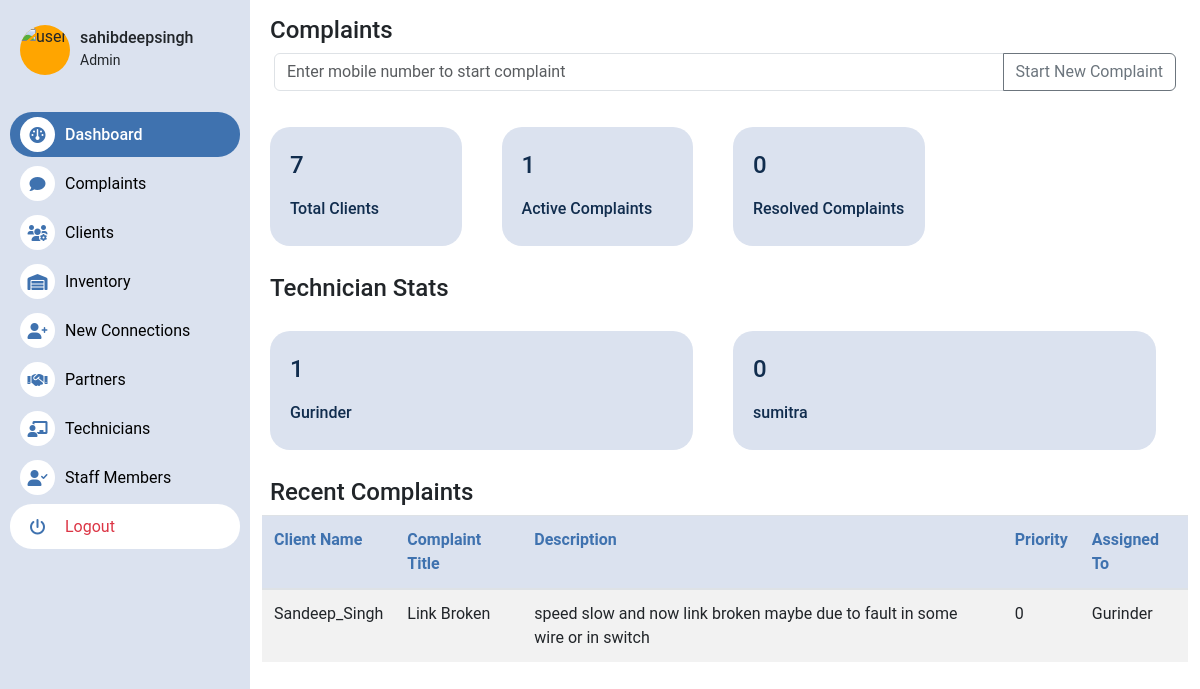
Screenshot of /complaints/ (signed in) with the database file from the repository.
### users/models.py (models this page shows, shortened)
class Technician(models.Model):
    user = models.ForeignKey(User, on_delete=models.CASCADE)
    address = models.CharField(max_length=255, blank=True, null=True)
    city = models.CharField(max_length=255, blank=True, null=True)
    state = models.CharField(max_length=255, blank=True, null=True)
    zip_code = models.CharField(max_length=10, blank=True, null=True)
    phone = models.CharField(max_length=15, blank=True, null=True)
    addhar_number = models.TextField()
    pan_number = models.TextField()
    date_joined = models.DateTimeField(auto_now_add=False, blank=True, null=True)
    date_created = models.DateTimeField(auto_now_add=True)
    partner = models.ForeignKey(Partner, on_delete=models.CASCADE, blank=True, null=True)
    def get_complaints(self):
        return Complaint.objects.filter(assigned_to=self)

class Customer(models.Model):
    user = models.ForeignKey(User, on_delete=models.CASCADE)
    address = models.CharField(max_length=255,null=True,blank=True)
    city = models.CharField(max_length=255,null=True,blank=True)
    state = models.CharField(max_length=255,null=True,blank=True)
    zip_code = models.CharField(max_length=10,null=True,blank=True)
    phone = models.CharField(max_length=15,null=True,blank=True)
    addhar_number = models.TextField(null=True,blank=True)
    pan_number = models.TextField(null=True,blank=True)
    is_active = models.BooleanField(default=False)
    is_deleted = models.BooleanField(default=False)
    is_verified = models.BooleanField(default=False)
    customer_id = models.CharField(max_length=255,default='0')
    date_joined = models.DateTimeField(auto_now_add=False, blank=True, null=True)
    date_created = models.DateTimeField(auto_now_add=True)
    partner = models.ForeignKey(Partner, on_delete=models.CASCADE, blank=True, null=True)
    devices = models.ManyToManyField('inventory.AttachedDevice', blank=True)
    connection_type = models.CharField(max_length=255, blank=True, null=True,choices=connection_choices)
    def __str__(self):
        return self.user.username

### complaints/models.py (models this page shows, shortened)
class Complaint(models.Model):
    title = models.CharField(max_length=255)
    description = models.TextField()
    priority = models.IntegerField(max_length=255)
    assigned_to = models.ForeignKey('users.Technician', on_delete=models.CASCADE)
    created_at = models.DateTimeField(auto_now_add=True)
    updated_at = models.DateTimeField(auto_now=True)
    status = models.CharField(max_length=255, default="Pending")
    resolved_at = models.DateTimeField(blank=True, null=True)
    resolved_description = models.TextField(blank=True, null=True)
    created_by = models.ForeignKey(User, on_delete=models.CASCADE)
    customer = models.ForeignKey('users.Customer', on_delete=models.CASCADE)
    partner = models.ForeignKey('users.Partner', on_delete=models.CASCADE)
    is_resolved = models.BooleanField(default=False)
    is_active = models.BooleanField(default=True)

### complaints/views.py (the view)
# urls.py: 2. Add a URL to urlpatterns:  path('', views.home, name='home')
@group_required(("Staff","Admin","Partner"))
@login_required
def home(request):
    user = request.user
    try:
        staff = StaffMember.objects.get(user=user)
        partner = staff.partner
    except:
        pass
    try:
        partner = Partner.objects.get(user=user)
    except:
        pass
    active_complaints = Complaint.objects.filter(is_active=True,partner=partner).exclude(status="Resolved",is_resolved=True)
    resolved_complaints = Complaint.objects.filter(is_active=True, status="Resolved",is_resolved=True,partner=partner)
    unique_client_complaints = Customer.objects.filter(partner=partner).count()
    technicians = Technician.objects.filter(partner=partner)
    context = {
        "active_complaints": active_complaints,
        "resolved_complaints": resolved_complaints,
        "unique_client_complaints": unique_client_complaints,
        "technicians": technicians
    }
    return render(request, "complaints/complaints_dash.html",context)

### templates/complaints/complaints_dash.html (shortened to what this page needs)
{% extends 'home/base.html' %}
{% block content %}
<div class="container mt-3">
    <h4 class="mx-2">Complaints</h4>
    <div class="container">
        <form action="{% url 'search_user' %}" method="post">
            <div class="input-group mb-3">
                <input type="text" class="form-control" placeholder="Enter mobile number to start complaint" name="number" aria-label="Search" aria-describedby="button-addon2">
                <button class="btn btn-outline-secondary" type="submit" id="button-addon2">Start New Complaint</button>
            </div>
        </form>
    </div>
    <div class="row w-75">
            <div class="col stats">
                <p>{{unique_client_complaints}} </p>
                <h6>Total Clients</h6>
            </div>
            <div class="col stats">
                <p> {{active_complaints.count}} </p>
                <h6>Active Complaints</h6>
            </div>
            <div class="col stats">
                <p>{{resolved_complaints.count}} </p>
                <h6>Resolved Complaints</h6>
            </div>
    </div>
    <h4 class="mx-2 mt-2">Technician Stats</h4>
<div class="row w-100">
    {% for technician in technicians %}
        <div class="col stats">
            <p>{{technician.get_complaints.count}} </p>
            <h6>{{technician.user.username}}</h6>
        </div>
    {% endfor %}
</div>
    <h4 class="mx-2 mt-2">Recent Complaints</h4>
    <table class="custom-table">
        <thead>
            <tr>
                <th>Client Name</th>
                <th>Complaint Title</th>
                <th>Description</th>
                <th>Priority</th>
                <th>Assigned To</th>
            </tr>
        </thead>
        <tbody>
            {% for complaint in active_complaints %}
            <tr>
                <td>{{ complaint.customer }}</td>
                <td>{{ complaint.title }}</td>
                <td>{{ complaint.description }}</td>
                <td>{{ complaint.priority }} </td>
                <td>{{ complaint.assigned_to.user }}</td>
            </tr>
            {% endfor %}
        </tbody>
    </table>
</div>
{% endblock %}

### templates/home/sidebar.html
<div class="sidebar">
    <div class="login-user">
        <img src="https://cdn.britannica.com/42/233842-050-E64243D7/Pomeranian-dog.jpg" class="user-image" alt="user">
        <div>
            <h5 class="h6 m-0 p-0">{{request.user.username}}</h6>
            <small class="m-0">
                {% if request.user.is_superuser %}
                Admin
                {% else %}
                {% for group in request.user.groups.all %}
                    {{group}}
                {% endfor %}
                {% endif %}
            </small>
        </div>
    </div>
    <ul>
        <a href="{% url 'dashboard' %}"><li class="active"><div class="icon"><i class="fa fa-dashboard" aria-hidden="true"></i></div>Dashboard</li></a>
        <a href="{% url 'complaints_dash' %}"><li> <div class="icon"><i class="fa-solid fa-comment"></i></div> Complaints</li></a>
        <a href="{% url 'clients' %}"><li><div class="icon"><i class="fa-solid fa-users-gear"></i></div>Clients</li></a>
        <a href="{% url 'inventory_dash' %}"><li><div class="icon"><i class="fa-solid fa-warehouse"></i></div>Inventory</li></a>
        <a href="{% url 'new-conn-dash' %}"><li><div class="icon"><i class="fa-solid fa-user-plus"></i></div>New Connections</li></a>
        {% if  request.user.groups.all.0 == "Staff"  %}
        {% else %}
            <a href=""><li><div class="icon"><i class="fa-solid fa-handshake"></i></div>Partners</li></a>
        {% endif %}
            <a href="{% url 'tech-dash' %}"><li><div class="icon"><i class="fa-solid fa-chalkboard-user"></i></div>Technicians</li></a>
        {% if  request.user.groups.all.0 == "Staff"  %}
        {% else %}
            <a href=""><li><div class="icon"><i class="fa-solid fa-user-check"></i></div>Staff Members</li></a>
        {% endif %}
        <a href="{% url 'logout' %}"><li class="bg-white text-danger"><div class="icon"><i class="fa-solid fa-power-off"></i></div>Logout</li></a>
    </ul>
</div>

### media/sidebar.css (style rules this page uses)
.sidebar { position: fixed; top: 0; left: 0; width: 250px; height: 100%; background: #DBE2EF; z-index: 100; transition: 0.5s; }
.sidebar > .login-user { margin-top: 20px; height: 60px; display: flex; align-items: center; margin-left: 20px; }
.user-image { width: 50px; height: 50px; border-radius: 50%; margin-right: 10px; background-color: orange; object-fit: cover; }
.sidebar ul { margin-top: 20px; padding: 10px; display: flex; flex-direction: column; font-weight: 400; }
.sidebar ul li { list-style: none; margin: 2px 0; color: black; height: 45px; display: flex; align-items: center; padding: 0px 10px; border-radius: 22px; transition: ease-in-out 0.1s; }
.icon { width: 35px; height: 35px; border-radius: 50%; background-color: #fff; margin-right: 10px; display: flex; justify-content: center; align-items: center; color: #3F72AF; }
.active { background-color: #3F72AF; color: white !important; font-weight: 500; }
a { text-decoration: none; color: inherit; }

### media/main.css (style rules this page uses)
body { background-color: #fff; font-family: 'Roboto', sans-serif; margin: 0; padding: 0; }
.stats { width: 90%; margin: 20px; padding: 20px; background-color: #DBE2EF; border-radius: 20px; color: #112D4E; }
.stats > p { font-size: 24px; font-weight: 500; color: #112D4E; }

### templates/home/base.html (style rules this page uses)
.custom-table { width: 100%; margin-bottom: 1rem; color: #212529; border-collapse: collapse; }
.custom-table th, .custom-table td { padding: 0.75rem; vertical-align: top; border-top: 1px solid #dee2e6; }
.custom-table thead { vertical-align: bottom; border-bottom: 2px solid #dee2e6; background-color: #DBE2EF !important; color: #3F72AF !important; border-radius: 0.25rem; }
.custom-table tbody tr:nth-of-type(odd) { background-color: rgba(0, 0, 0, 0.05); }

### rows the page displays
Technician: get_complaints.count "1", user.username "Gurinder"
Technician: get_complaints.count "0", user.username "sumitra"
Complaint: customer "Sandeep_Singh", title "Link Broken", description "speed slow and now link broken maybe due to fault in some wire or in switch", priority "0", assigned_to.user "Gurinder"

### other values shown
{{ request.user.username }} "sahibdeepsingh"
{{ unique_client_complaints }} "7"
{{ active_complaints.count }} "1"
{{ resolved_complaints.count }} "0"
